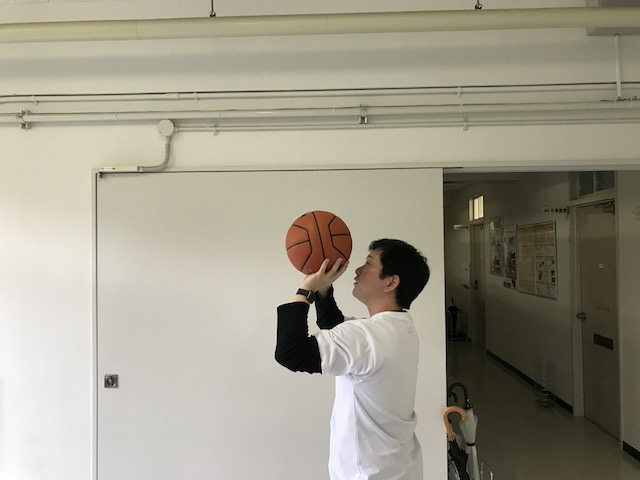
//> input picture week07/prog03/input1.jpg, 640 x 480 px
$ ./main   (built with g++ and OpenCV 4)
//> lines starting //> are read from the running program, lines starting //| are printed output that depends on the picture; after the words box and inside, x2 and y2 are one past the last pixel; in counts of white or black regions, pixels touching at a corner belong together
#include <iostream>
#include <opencv2/opencv.hpp>

#define FILE_NAME_1 "./input1.jpg"
#define FILE_NAME_2 "./input2.jpg"

int main(int argc, const char* argv[]) {
  cv::Mat src_img1 = cv::imread(FILE_NAME_1, 0);
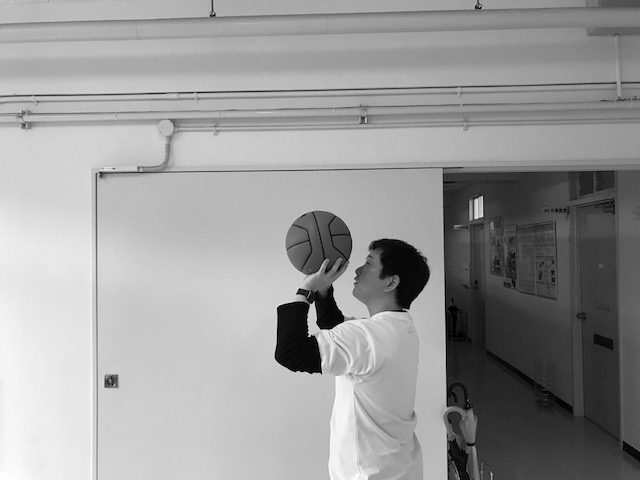
//> src_img1: 480 rows x 640 cols, CV_8UC1; min 0, max 255, mean 153.7
  cv::Mat src_img2 = cv::imread(FILE_NAME_2, 0);
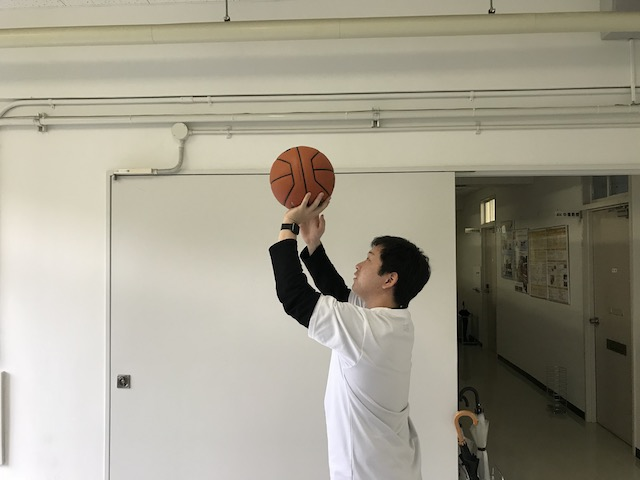
//> input picture week07/prog03/input2.jpg, 640 x 480 px
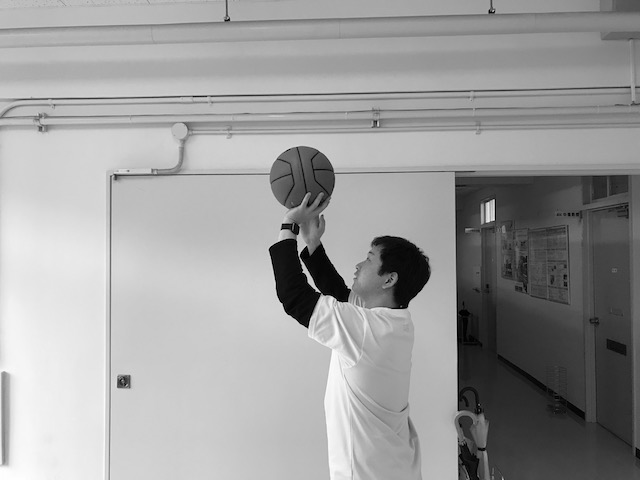
//> src_img2: 480 rows x 640 cols, CV_8UC1; min 0, max 255, mean 156.6

  // 読み込み失敗の場合
  if (src_img1.empty() || src_img2.empty()) {
    fprintf(stderr, "読み込み失敗\n");
    return (-1);
  }

  cv::Mat diff_img = cv::Mat(src_img1.size(), CV_8UC1);
  cv::Mat dst_img = cv::Mat(src_img1.size(), CV_8UC1);

  for (int y = 0; y < diff_img.rows; y++) {
    for (int x = 0; x < diff_img.cols; x++) {
      double s1 = src_img1.at<uchar>(y, x);
      double s2 = src_img2.at<uchar>(y, x);

      int s_res = abs(s1 - s2);

      diff_img.at<uchar>(y, x) = (uchar)s_res;

      if (s_res < 20)
        dst_img.at<uchar>(y, x) = 0;
      else
        dst_img.at<uchar>(y, x) = 255;
    }
  }
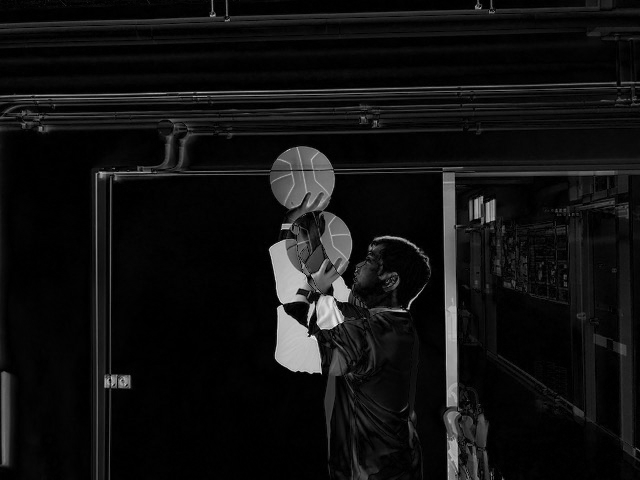
//> diff_img: 480 rows x 640 cols, CV_8UC1; min 0, max 243, mean 16.8
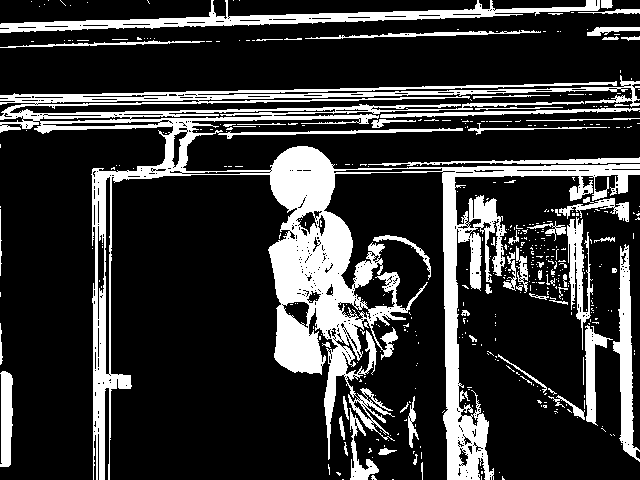
//> dst_img: 480 rows x 640 cols, CV_8UC1; 21.2% white; 453 white regions (388 under 20 px), largest, box (x1, y1, x2, y2) and area: (0, 75, 640, 480) 44803, (0, 0, 600, 33) 4899, (613, 244, 640, 462) 2391

  cv::imshow("diff output", diff_img);
  cv::imshow("output", dst_img);
  cv::imwrite("output.jpg", dst_img);
  cv::waitKey(0);

  return 0;
}
